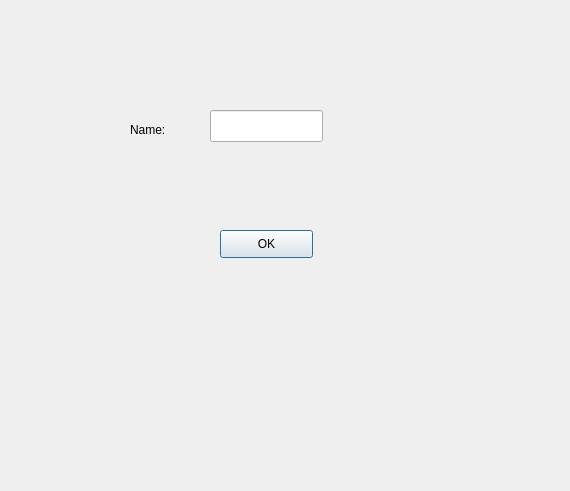
<?xml version="1.0" encoding="UTF-8"?>
<ui version="4.0">
 <class>Dialog</class>
 <widget class="QDialog" name="Dialog">
  <property name="geometry">
   <rect>
    <x>0</x>
    <y>0</y>
    <width>570</width>
    <height>491</height>
   </rect>
  </property>
  <property name="windowTitle">
   <string>Dialog</string>
  </property>
  <widget class="QPushButton" name="pushButton">
   <property name="geometry">
    <rect>
     <x>220</x>
     <y>230</y>
     <width>93</width>
     <height>28</height>
    </rect>
   </property>
   <property name="text">
    <string>OK</string>
   </property>
  </widget>
  <widget class="QLineEdit" name="lineEdit">
   <property name="geometry">
    <rect>
     <x>210</x>
     <y>110</y>
     <width>113</width>
     <height>32</height>
    </rect>
   </property>
  </widget>
  <widget class="QLabel" name="label">
   <property name="geometry">
    <rect>
     <x>130</x>
     <y>120</y>
     <width>66</width>
     <height>20</height>
    </rect>
   </property>
   <property name="text">
    <string>Name:</string>
   </property>
  </widget>
  <widget class="QLabel" name="label1">
   <property name="geometry">
    <rect>
     <x>110</x>
     <y>310</y>
     <width>391</width>
     <height>121</height>
    </rect>
   </property>
   <property name="font">
    <font>
     <family>Bitstream Charter</family>
     <pointsize>12</pointsize>
    </font>
   </property>
   <property name="text">
    <string/>
   </property>
  </widget>
 </widget>
 <resources/>
 <connections/>
</ui>
